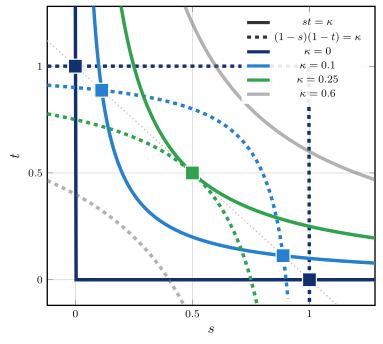

Write Julia code to recreate this figure.
# visualizations/bifurcation.jl
#
# How the feasible set of TWO complementarity constraints changes as the
# (Scholtes) relaxation parameter κ grows — a minimal analogue of Fig. 2.
#
# Variables (s, t). Two complementarities, each relaxed as  product = κ:
#     0 ≤ s    ⊥ t    ≥ 0   ⇝   s·t        = κ     (boundary, solid)
#     0 ≤ 1-s  ⊥ 1-t  ≥ 0   ⇝   (1-s)(1-t) = κ     (boundary, dashed)
#
# The two boundary curves meet where (expand the 2nd, substitute s·t = κ)
#     s + t = 1     and     s(1-s) = κ   ⇒   s = (1 ± √(1-4κ)) / 2 .
# So there are TWO feasible points for κ < 1/4; they slide along s + t = 1 toward
# the centre and collide into ONE at κ = 1/4 (a fold). This is the simplest
# bifurcation of the feasible set of two complementarities.

using Plots
pgfplotsx()   # same backend as benchmarks/macmpec/analysis.jl (LaTeX-quality output)

const WIN = (-0.12, 1.12)                         # data window on both axes
const PAD = 0.16                                  # extra room on the top and right
const HI  = WIN[2] + PAD                          # axis upper limit; curves span out to here

clip(v, lo = WIN[1], hi = WIN[2]) = lo ≤ v ≤ hi ? v : NaN   # drop points off-window

# Boundary-curve samples (s, t) inside the window (NaN elsewhere so lines break).
function curve1(κ; n = 400)                        # s·t = κ  (s, t ≥ 0 branch for κ > 0)
    κ == 0 && return ([0.0], [2.0])  # full lines s=0, t=0
    ss = range(κ / HI, HI, length = n)             # span to the top/right frame (no cut-off)
    return ss, κ ./ ss
end
function curve2(κ; n = 400)                        # (1-s)(1-t) = κ  (s, t ≤ 1 branch for κ > 0)
    κ == 0 && return ([1.0, 1.0, NaN, -0.5, 2.0], [-0.5, 2.0, NaN, 1.0, 1.0])  # full lines s=1, t=1
    ss = range(WIN[1], 1 - κ / WIN[2], length = n)
    return ss, clip.(1 .- κ ./ (1 .- ss))
end

# The complementarity-feasible points (intersections of the two boundaries).
function feasible_points(κ)
    κ > 0.25 && return Tuple{Float64,Float64}[]
    d = sqrt(1 - 4κ)
    return unique([((1 + d) / 2, (1 - d) / 2), ((1 - d) / 2, (1 + d) / 2)])
end

fmtκ(κ) = rstrip(rstrip(string(round(κ; digits = 3)), '0'), '.')

# One colour per κ (sequential navy → blue → green). Line style encodes the
# constraint: s·t = κ solid, (1-s)(1-t) = κ dashed.
const KAPPA_CMAP = cgrad([RGB(0.07, 0.19, 0.43), RGB(0.15, 0.50, 0.82), RGB(0.18, 0.64, 0.30)])

# `κs` are drawn with the colour ramp; `κs_off` (past the fold, no feasible
# point) are drawn in a faded gray to set them apart.
function bifurcation_plot(; κs = [1e-7, 0.1, 0.25], κs_off = [0.6])
    n = length(κs)
    colof(i) = n == 1 ? KAPPA_CMAP[0.5] : KAPPA_CMAP[(i - 1) / (n - 1)]
    OFF = RGBA(0.4, 0.4, 0.4, 0.5)   # faded gray for the post-bifurcation κ

    plt = plot(; size = 0.75 .* (560, 520), aspect_ratio = 1, legend = :topright,
        xlims = (WIN[1], HI), ylims = (WIN[1], HI),
        xticks = ([0.0, 0.5, 1.0], ["0", "0.5", "1"]),
        yticks = ([0.0, 0.5, 1.0], ["0", "0.5", "1"]),
        xlabel = raw"\(s\)", ylabel = raw"\(t\)",
        framestyle = :box, grid = true, gridalpha = 0.18,
        top_margin = 3Plots.mm, right_margin = 3Plots.mm,
        background_color_legend = RGBA(1, 1, 1, 0.9), foreground_color_legend = nothing)

    # Locus of every feasible point: the line s + t = 1.
    plot!(plt, [WIN[1], WIN[2]], [WIN[2], WIN[1]]; color = :gray75, lw = 1, ls = :dot, label = "")

    # One κ's two boundary curves (+ its feasible points) in a given colour.
    function draw_kappa!(κ, col)
        s1, t1 = curve1(κ); s2, t2 = curve2(κ)
        plot!(plt, s1, t1; color = col, lw = 2.6, label = "")              # s·t = κ         (solid)
        plot!(plt, s2, t2; color = col, lw = 2.6, ls = :dash, label = "")  # (1-s)(1-t) = κ  (dashed)
        pts = feasible_points(κ)
        isempty(pts) || scatter!(plt, first.(pts), last.(pts);
            marker = :rect, ms = 7, color = col,
            markerstrokecolor = :white, markerstrokewidth = 1.2, label = "")
    end

    # Legend keys (off-window, clipped points so they render on pgfplotsx):
    # neutral solid/dashed explain the two constraints, colours explain κ.
    key = ([2.0, 2.0], [2.0, 2.0])
    plot!(plt, key...; color = :gray20, lw = 2.4, label = raw"\(s t = \kappa\)")
    plot!(plt, key...; color = :gray20, lw = 2.4, ls = :dash, label = raw"\((1-s)(1-t) = \kappa\)")
    for (i, κ) in enumerate(κs)
        plot!(plt, key...; color = colof(i), lw = 2.4, label = "\\(\\kappa = $(fmtκ(κ))\\)")
    end
    for κ in κs_off
        plot!(plt, key...; color = OFF, lw = 2.4, label = "\\(\\kappa = $(fmtκ(κ))\\)")
    end

    for (i, κ) in enumerate(κs); draw_kappa!(κ, colof(i)); end
    for κ in κs_off; draw_kappa!(κ, OFF); end
    return plt
end

plt = bifurcation_plot()
savefig(plt, joinpath(@__DIR__, "bifurcation.svg"))
display(plt)
